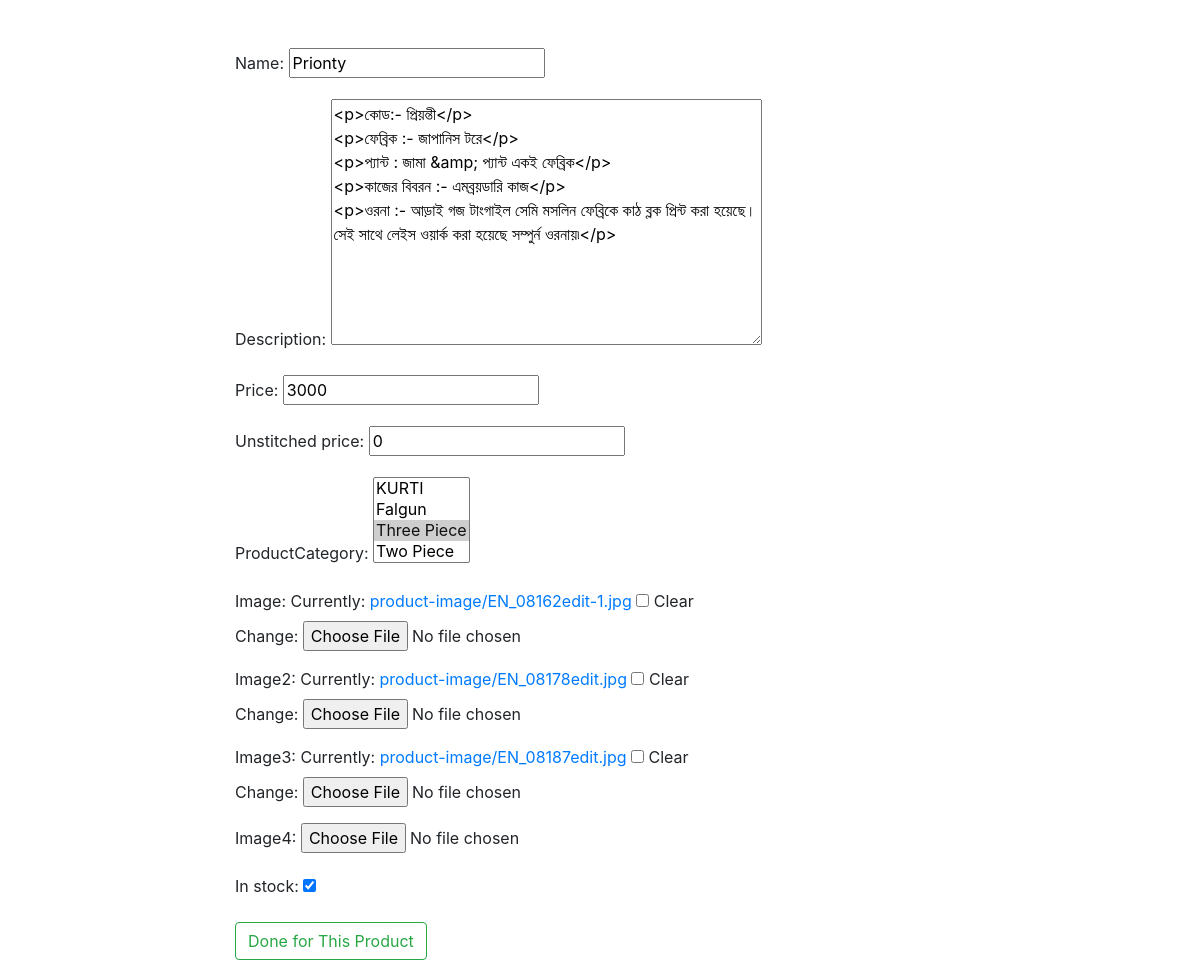
The page /edit-product/23/23 on the database its author committed.
### shop/models.py (models this page shows, shortened)
class Product(models.Model):
    name=models.CharField(max_length=100)
    slug = AutoSlugField(populate_from='name',unique=True,null=True,default=None)
    product_code=models.CharField(max_length=100,null=True,blank=True)
    add_on_product=models.ManyToManyField(AddOnProduct,blank=True)
    add_on_product2=models.ManyToManyField(AddOnProduct,related_name='ad_on_2',blank=True)
    add_on_product3=models.ManyToManyField(AddOnProduct,related_name="ad_on_3",blank=True)
    description=models.TextField(null=True,blank=True)
    desc = models.TextField(null=True,blank=True)
    price = models.IntegerField(default=0)
    unstitched_price = models.PositiveIntegerField(default=0)
    discount_percent=models.IntegerField(default=0)
    main_price = models.IntegerField(default=0)
    discount=models.BooleanField(default=True,null=True,blank=False)
    productCategory = models.ManyToManyField(ProductCategory)
    collectionset = models.ForeignKey(CollectionSet,on_delete=models.SET_NULL,null=True,blank=True)
    image=ResizedImageField(upload_to='product-image/',blank=True,null=True)
    image2=ResizedImageField(upload_to='product-image/',blank=True,null=True)
    image3=ResizedImageField(upload_to='product-image/',blank=True,null=True)
    image4=ResizedImageField(upload_to='product-image/',blank=True,null=True)
    arrive_at=models.DateTimeField(default=now,blank=True)
    new_arrival=models.BooleanField(default=False,blank=True)
    tags = TaggableManager()
    in_stock=models.BooleanField(default=True,blank=True)
    ratting = models.FloatField(default=0)

class ProductCategory(models.Model):
    name=models.CharField(max_length=100)
    collection=models.ManyToManyField(CollectionSet)
    image=ResizedImageField(upload_to='category/',blank=True,null=True)
    is_popular = models.BooleanField(default=False)
    def __str__(self):
        return str(f'{self.name} ')

### shop/views.py (the view)
# urls.py: path('edit-product/<int:pk>/<int:pk2>',edit_product, name="edit_product"),
def edit_product(request,pk,pk2):
    product=Product.objects.get(id=pk)
    if request.method == 'POST':
        form=AddProduct(request.POST,request.FILES,instance=product)
        if form.is_valid():
            form.save()
            return redirect('products',pk=pk2)
    else:
        form=AddProduct(instance=product)
    context={
        'form':form
    }
    return render(request,'shop/editProduct.html',context)

### shop/form.py
class AddProduct(forms.ModelForm):
    class Meta:
        model = Product
        tags = TagField()
        fields = [
            'name',
            'description',
            'price',
            'unstitched_price',
            'productCategory',
            'image',
            'image2',
            'image3',
            'image4',
            'tags',
            'in_stock'
        ]

### shop/templates/shop/editProduct.html (shortened to what this page needs)
<!DOCTYPE html>
{% load static %}
<html lang="en">
<head>
<link rel="stylesheet" href="https://maxcdn.bootstrapcdn.com/bootstrap/4.0.0/css/bootstrap.min.css">
</head>
<body>
    <div class="container">
        <div class="row">
            <div class="col-lg-2"></div>
            <div class="col-lg-8">
    <form method="post" action="" id="myform" class="mt-5" enctype="multipart/form-data">
        {{form.as_p}}
        <button type="submit" class="btn btn-outline-success">Done for This Product</button>
    </form>
            </div>
            <div class="col-lg-2"></div>
        </div>
    </div>
</body>
</html>

### rows shown on the page
Product: name "Prionty", description "<p>কোড:- প্রিয়ন্তী</p> <p>ফেব্রিক :- জাপানিস টরে</p> <p>প্যান্ট : জামা &amp; প্যান্ট একই ফেব্রিক</p> <p>কাজের বিবরন :- এমব্রয়ডারি কাজ</p> <p>ওরনা :- আড়াই গজ টাংগাইল সেমি মসলিন ফেব্রিকে কাঠ ব্লক প্রিন্ট করা হয়েছে। সেই সাথে লেইস ওয়ার্ক করা হয়েছে সম্পুর্ন ওরনায়৷</p>", price "3000", unstitched_price "0", in_stock "☑"
